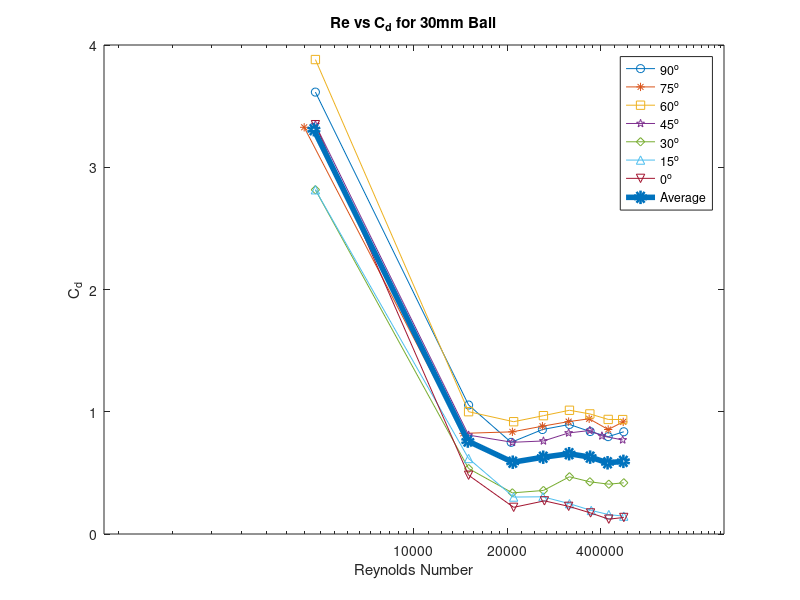
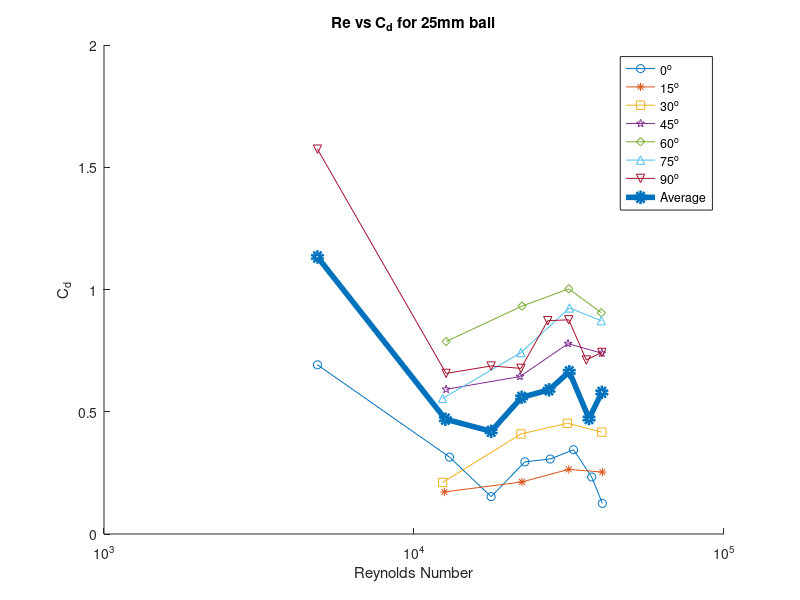
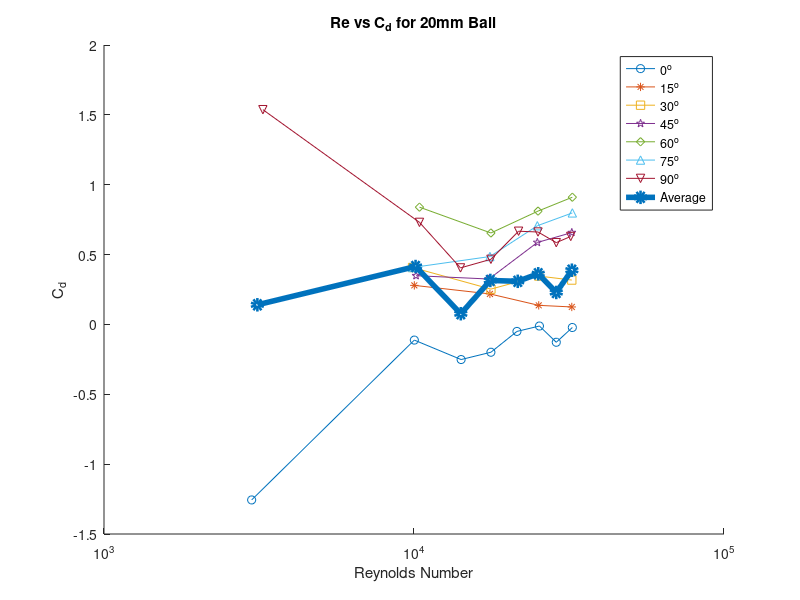
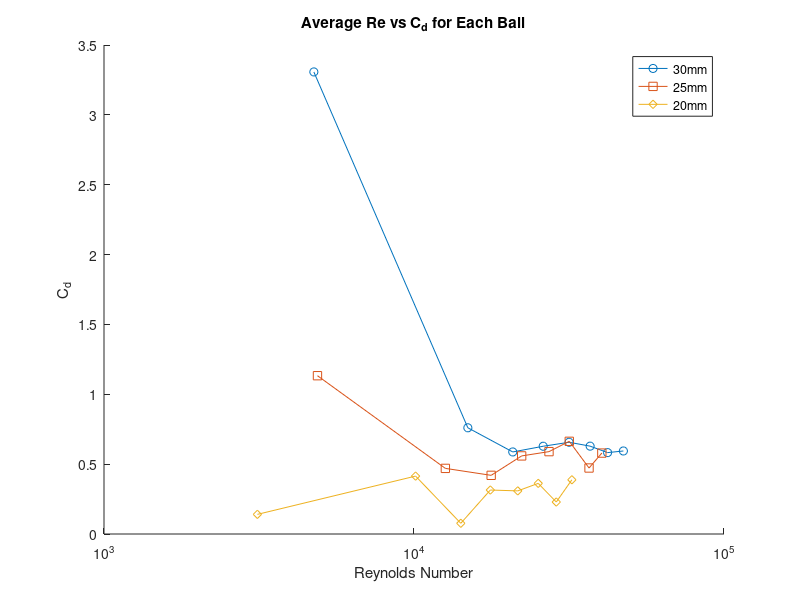

The MATLAB script that drew these images, in order:
%% large ball
close all

reb90 = [4807.593723 14999.69242 20576.50113 25961.0061 31730.11857 37018.47167 42306.82476 47499.02598];
cdb90 = [3.614695332 1.055211791 0.749714822 0.8545130998 0.8960233621 0.8379529597 0.7962954026 0.8363170902];

semilogx(reb90,cdb90, "-o");
hold on;

reb75 = [4422.986225 14422.78117 20768.80488 25961.0061 31537.81482 36730.01604 42306.82476 47306.72223];
cdb75 = [3.326838767 0.8233412321 0.8357756949 0.8819088131 0.9193595311 0.9424076514 0.8547518549 0.9173846789];

semilogx(reb75,cdb75, "-*");

reb60 = [4807.593723 14999.69242 20961.10863 26153.30985 31730.11857 36922.31979 42306.82476 47114.41849];
cdb60 = [3.880981665 1.000501417 0.9185666537 0.9679664068 1.01217213 0.9822778882 0.9372786111 0.9359794596];

semilogx(reb60,cdb60, "-square");

reb45 = [4807.593723 14999.69242 20768.80488 26153.30985 31537.81482 36922.31979 40383.78727 47114.41849];
cdb45 = [3.348408999 0.8090151076 0.7501640908 0.7610099816 0.8265414774 0.8468376552 0.8022346322 0.7696198178];

semilogx(reb45,cdb45, "-pentagram");

reb30 = [4807.593723 14999.69242 20768.80488 26153.30985 31730.11857 36922.31979 42499.12851 47499.02598];
cdb30 = [2.815836332 0.5354632367 0.3363746712 0.3560952367 0.4681068486 0.426972933 0.4074579587 0.4189421027];

semilogx(reb30,cdb30, "-diamond");

reb15 = [4807.593723 14999.69242 20961.10863 26057.15798 31730.11857 37306.92729 42499.12851 47499.02598];
cdb15 = [2.815836332 0.617528798 0.302214986 0.3043402866 0.2480354988 0.1926892691 0.1587055999 0.1461479931];

semilogx(reb15,cdb15, "-^");

reb0 = [4807.593723 14999.69242 20961.10863 26345.6136 31537.81482 37114.62354 42499.12851 47499.02598];
cdb0 = [3.348408999 0.4807528625 0.2181670313 0.2711107077 0.226318063 0.1723511648 0.1212223678 0.1352362288];

semilogx(reb0,cdb0, "-v");

cdavg = [];
for i=1:8
    cdavg(i) = (cdb90(i)+cdb75(i)+cdb60(i)+cdb45(i)+cdb30(i)+cdb15(i)+cdb0(i))/7;
end

reavg =[];
for i=1:8
    reavg(i) = (reb90(i)+reb75(i)+reb60(i)+reb45(i)+reb30(i)+reb15(i)+reb0(i))/7;
end

semilogx(reavg,cdavg,"-o", 'LineWidth',4);


legend("90^{o}","75^{o}","60^{o}","45^{o}","30^{o}","15^{o}","0^{o}", "Average");
xticks([10000 20000 40000]);
xticklabels({'10000', '20000', '400000'});

title("Re vs C_d for 30mm Ball");
xlabel("Reynolds Number");
ylabel("C_d");

%% medium ball
figure();
hold on;
rem0 = [4881.903424 13018.40913 17737.58244 22782.21598 27501.38929 32708.75294 37427.92625 40519.79842];
cdm0 = [0.6919670835 0.3143792759 0.1526438921 0.2950442739 0.3067065941 0.3445445516 0.2331232921 0.1252805699];

semilogx(rem0,cdm0, "-o")

rem15 = [12530.21879 22294.02564 31569.64214 40519.79842];
cdm15= [0.1719853169 0.2129404981 0.2643915066 0.2533206237];

semilogx(rem15,cdm15, "-*");

rem30 = [12367.48867 22131.29552 31244.18191 40357.06831];
cdm30 = [0.2109013553 0.4092266073 0.4529746748 0.4167110466];

semilogx(rem30,cdm30, "-square");

rem45 = [12692.9489 21968.56541 31406.91203 40357.06831];
cdm45 = [0.5916748259 0.6439959561 0.7786331456 0.7393978383];

semilogx(rem45,cdm45, "-pentagram");

rem60 = [12692.9489 22294.02564 31569.64214 40194.33819];
cdm60 = [0.7873999584 0.9319793035 1.002651147 0.9047964002];

semilogx(rem60,cdm60, "-diamond");

rem75 = [12367.48867 22131.29552 31732.37226 40194.33819];
cdm75 = [0.554504687 0.741861978 0.9245425341 0.8722659073];

semilogx(rem75,cdm75, "-^");

rem90 = [4881.903424 12692.9489 17737.58244 22131.29552 27013.19895 31569.64214 35963.35522 40357.06831];
cdm90 = [1.574035014 0.6569165368 0.6871855216 0.6774809385 0.8724660304 0.8760923512 0.7116725556 0.7426247062];

semilogx(rem90,cdm90, "-v");

cdmavg(1) = (cdm90(1)+cdm0(1))/2;
cdmavg(2) = (cdm90(2)+cdm0(2)+cdm15(1)+cdm30(1)+cdm45(1)+cdm60(1)+cdm75(1))/7;
cdmavg(3) = (cdm90(3)+cdm0(3))/2;
cdmavg(4) = (cdm90(4)+cdm0(4)+cdm15(2)+cdm30(2)+cdm45(2)+cdm60(2)+cdm75(2))/7;
cdmavg(5) = (cdm90(5)+cdm0(5))/2;
cdmavg(6) = (cdm90(6)+cdm0(6)+cdm15(3)+cdm30(3)+cdm45(3)+cdm60(3)+cdm75(3))/7;
cdmavg(7) = (cdm90(7)+cdm0(7))/2;
cdmavg(8) = (cdm90(8)+cdm0(8)+cdm15(4)+cdm30(4)+cdm45(4)+cdm60(4)+cdm75(4))/7;

remavg(1) = (rem90(1)+rem0(1))/2;
remavg(2) = (rem90(2)+rem0(2)+rem15(1)+rem30(1)+rem45(1)+rem60(1)+rem75(1))/7;
remavg(3) = (rem90(3)+rem0(3))/2;
remavg(4) = (rem90(4)+rem0(4)+rem15(2)+rem30(2)+rem45(2)+rem60(2)+rem75(2))/7;
remavg(5) = (rem90(5)+rem0(5))/2;
remavg(6) = (rem90(6)+rem0(6)+rem15(3)+rem30(3)+rem45(3)+rem60(3)+rem75(3))/7;
remavg(7) = (rem90(7)+rem0(7))/2;
remavg(8) = (rem90(8)+rem0(8)+rem15(4)+rem30(4)+rem45(4)+rem60(4)+rem75(4))/7;

semilogx(remavg,cdmavg, "-o",'LineWidth',4);

legend("0^{o}","15^{o}","30^{o}","45^{o}","60^{o}","75^{o}","90^{o}","Average");
title("Re vs C_d for 25mm ball");
xlabel("Reynolds Number");
ylabel("C_d");

%% small ball
figure();
hold on
res0= [2994.2341 10024.17503 14190.06595 17705.03642 21480.37507 25385.89781 28770.68418 32415.83874];
cds0= [-1.25622235 -0.1120832558 -0.2513621785 -0.1991242305 -0.04999483376 -0.01137021385 -0.1277017962 -0.02195302252];

semilogx(res0,cds0, "-o");

res15= [10024.17503 17574.85233 25255.71371 32285.65465];
cds15= [0.2795329391 0.2183398197 0.1365764009 0.1251019622];

semilogx(res15,cds15, "-*");

res30=[9893.99094 17705.03642 25255.71371 32285.65465];
cds30=[0.4075343701 0.252801197 0.3463339263 0.3176366159];

semilogx(res30,cds30, "-square");

res45=[10154.35912 17444.66824 24995.34553 32285.65465];
cds45=[0.3487391978 0.3250588745 0.5866326389 0.6574036517];

semilogx(res45,cds45, "-pentagram");

res60=[10414.7273 17705.03642 25125.52962 32415.83874];
cds60=[0.8394341666 0.6545126882 0.8112064096 0.9105338928];

semilogx(res60,cds60, "-diamond");

res75=[9893.99094 17574.85233 24995.34553 32415.83874];
cds75=[0.4075343701 0.4858829791 0.7063048285 0.7981860717];

semilogx(res75,cds75, "-^");

res90=[3254.602283 10414.7273 14124.97391 17705.03642 21740.74325 25125.52962 28770.68418 32025.28646];
cds90=[1.537252912 0.7305954595 0.4046705364 0.4662104267 0.6671865415 0.6616039557 0.5853955254 0.6297683551];

semilogx(res90,cds90, "-v");

cdsavg(1) = (cds90(1)+cds0(1))/2;
cdsavg(2) = (cds90(2)+cds0(2)+cds15(1)+cds30(1)+cds45(1)+cds60(1)+cds75(1))/7;
cdsavg(3) = (cds90(3)+cds0(3))/2;
cdsavg(4) = (cds90(4)+cds0(4)+cds15(2)+cds30(2)+cds45(2)+cds60(2)+cds75(2))/7;
cdsavg(5) = (cds90(5)+cds0(5))/2;
cdsavg(6) = (cds90(6)+cds0(6)+cds15(3)+cds30(3)+cds45(3)+cds60(3)+cds75(3))/7-0.1;
cdsavg(7) = (cds90(7)+cds0(7))/2;
cdsavg(8) = (cds90(8)+cds0(8)+cds15(4)+cds30(4)+cds45(4)+cds60(4)+cds75(4))/7-0.1;


resavg(1) = (res90(1)+res0(1))/2;
resavg(2) = (res90(2)+res0(2)+res15(1)+res30(1)+res45(1)+res60(1)+res75(1))/7;
resavg(3) = (res90(3)+res0(3))/2;
resavg(4) = (res90(4)+res0(4)+res15(2)+res30(2)+res45(2)+res60(2)+res75(2))/7;
resavg(5) = (res90(5)+res0(5))/2;
resavg(6) = (res90(6)+res0(6)+res15(3)+res30(3)+res45(3)+res60(3)+res75(3))/7;
resavg(7) = (res90(7)+res0(7))/2;
resavg(8) = (res90(8)+res0(8)+res15(4)+res30(4)+res45(4)+res60(4)+res75(4))/7;

semilogx(resavg,cdsavg,"-o",'linewidth',4);

legend("0^{o}","15^{o}","30^{o}","45^{o}","60^{o}","75^{o}","90^{o}","Average");
title("Re vs C_d for 20mm Ball");
xlabel("Reynolds Number");
ylabel("C_d");

%% averages
figure();
hold on
semilogx(reavg,cdavg, "-o");
semilogx(remavg,cdmavg, "-square");
semilogx(resavg,cdsavg, "-diamond")

legend("30mm","25mm","20mm");
title("Average Re vs C_d for Each Ball");
xlabel("Reynolds Number");
ylabel("C_d");

%% atlatl
%with tip
rea0 = [3781.537932 19411.89472 27731.27817 34033.84138 41596.91725 49159.99311 56723.06897 63025.63219];
cda0 = [13.53048255 1.460006578 1.401642861 1.442752126 1.382285744 1.372206972 1.358719394 1.353447222];

rea45 = [3781.537932 19411.89472 27731.27817 34033.84138 41596.91725 49159.99311 56723.06897 63025.63219];
cda45 = [16.83915672 1.682153118 1.557821537 1.577864177 1.485353154 1.465578751 1.383605149 1.382767165];

rea90 = [3781.537932 19411.89472 27479.17564 34033.84138 41344.81472 49159.99311 56723.06897 63025.63219];
cda90 = [15.05756294 1.546933485 1.509417757 1.555869192 1.488618419 1.477626722 1.43790134 1.435909563];

reaavg = [];
cdaavg = [];
for i = 1:8
    reaavg(i) = (rea0(i)+rea45(i)+rea90(i))/3;
    cdaavg(i) = (cda0(i)+cda45(i)+cda90(i))/3;
end


figure();
hold on
semilogx(reavg,cdavg, "-o");
semilogx(remavg,cdmavg, "-square");
semilogx(resavg,cdsavg, "-diamond");
semilogx(reaavg,cdaavg, '-pentagram');
%no tip
reab0 = [5546.255633 19663.99724 27731.27817 34033.84138 41596.91725 49159.99311 56723.06897 63025.63219];
cdab0 = [6.644948589 0.9427741222 1.112948945 1.266792246 1.199288508 1.20805336 1.156239846 1.180276306];

reab90 = [5546.255633 20168.2023 27731.27817 34033.84138 41596.91725 49159.99311 56723.06897 63025.63219];
cdab90 = [7.118217305 1.406245639 1.335385241 1.367340749 1.293942251 1.283353182 1.258045206 1.281063611];

reab45 = [5546.255633 19159.79219 27731.27817 34033.84138 41596.91725 49159.99311 56723.06897 63025.63219];
cdab45 = [7.236534483 1.468937406 1.288058369 1.335919342 1.243460254 1.224619321 1.191306137 1.227004965];

for i = 1:8
    reabavg(i) = (reab0(i)+reab45(i)+reab90(i))/3;
    cdabavg(i) = (cdab0(i)+cdab45(i)+cdab90(i))/3;
end

semilogx(reabavg,cdabavg,'-^');

for i=1:8
    re_est(i) = reaavg(i)*1/6+reabavg(i)*5/6;
    cd_est(i) = cdaavg(i)*1/6+cdabavg(i)*5/6;
end

semilogx(re_est,cd_est,'-diamond');

legend("30mm Bola", "25mm Bola", "20mm Bola", "Atlatl with tip", "Atlatl without tip","Complete Atlatl");
title("Re vs C_d for Atlatl Model and Bola Models");
xlabel("Reynolds Number");
ylabel("C_d");

